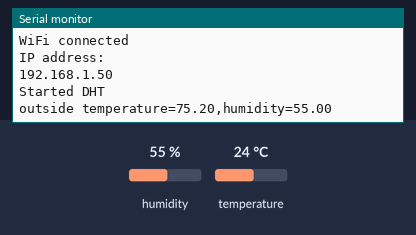
This sketch was run on a simulated ESP8266 (NodeMCU). Shown: the last lines printed to the serial monitor. The inputs (shaded band) are chosen by the test bench; at power-on: humidity 55 %, temperature 24 °C. WiFi joins after 1.5 s; servers stay silent unless stated.

Above: at 3.3 s.
3.4 s: humidity set to 22 %
At 5.0 s:
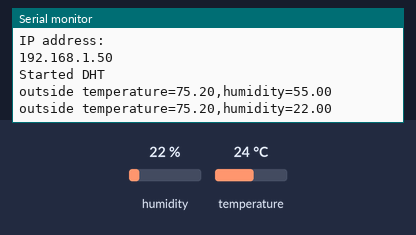
6.1 s: temperature set to 12 °C
At 7.4 s:
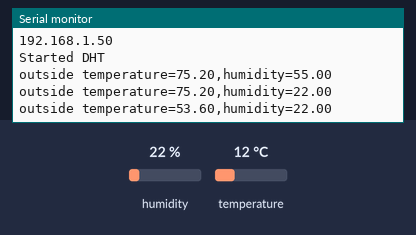
8.8 s: humidity set to 40 %
At 11.0 s:
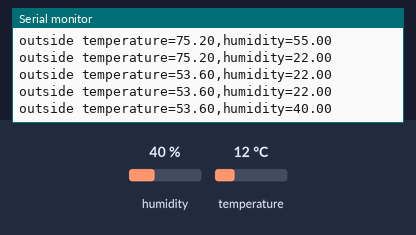
Timing chart, 0 to 12.5 s (numbered marks = the images above; inputs shaded):
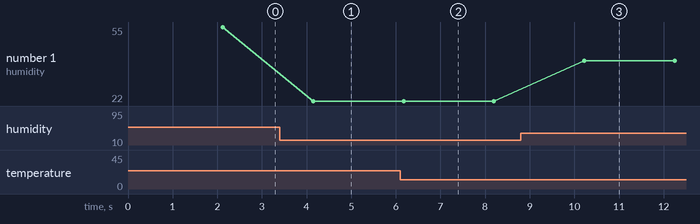

Measured:
- after the input at 3.4 s, the serial monitor: prints a new line after 0.75 s (image 1)
- after the input at 6.1 s, the serial monitor: prints a new line after 0.07 s (image 2)
- after the input at 8.8 s, the serial monitor: prints a new line after 1.4 s (image 3)
- plotted number 1: 55 → 22 after the input at 3.4 s, 22 → 40 after the input at 8.8 s

The sketch:

tem_sensor_influxdb.ino
```cpp
#include <ESP8266WiFi.h>
#include <DHT.h>
#include <WiFiUdp.h>

#define DHTPIN 5
#define DHTTYPE DHT11
const char* ssid = "malware";
const char* password = "password";
const char* influxdb_host = "10.0.0.20";
const int influxdb_udp_port = 8888;

DHT dht(DHTPIN, DHTTYPE);

WiFiUDP udp;

void setup() {
  Serial.begin(115200);
  delay(100);

  Serial.println();
  Serial.print("Connecting to ");
  Serial.println(ssid);
  WiFi.hostname("outside");
  WiFi.begin(ssid, password);

  while (WiFi.status() != WL_CONNECTED) {
    delay(1000);
    Serial.print(".");
  }

  Serial.println();
  Serial.println("WiFi connected");
  Serial.println("IP address: ");
  Serial.println(WiFi.localIP());


  dht.begin();
  Serial.println("Started DHT");

}

void loop() {
  float humidity = dht.readHumidity();
  // Read temperature as Fahrenheit (isFahrenheit = true)
  float temperature = dht.readTemperature(true);
  if (isnan(humidity) || isnan(temperature)) {
    Serial.println("Failed to read from DHT sensor!");
  } else {
    String string_temperature = String(temperature);
    String string_humidity = String(humidity);
    String line = String("outside temperature=" + string_temperature + ",humidity=" + string_humidity);
    Serial.println(line);
    udp.beginPacket(influxdb_host, influxdb_udp_port);
    udp.print(line);
    udp.endPacket();
  }
  // Reading temperature or humidity takes about 250 milliseconds!
  // Sensor readings may also be up to 2 seconds 'old' (its a very slow sensor)
  delay(2000);
}
```
